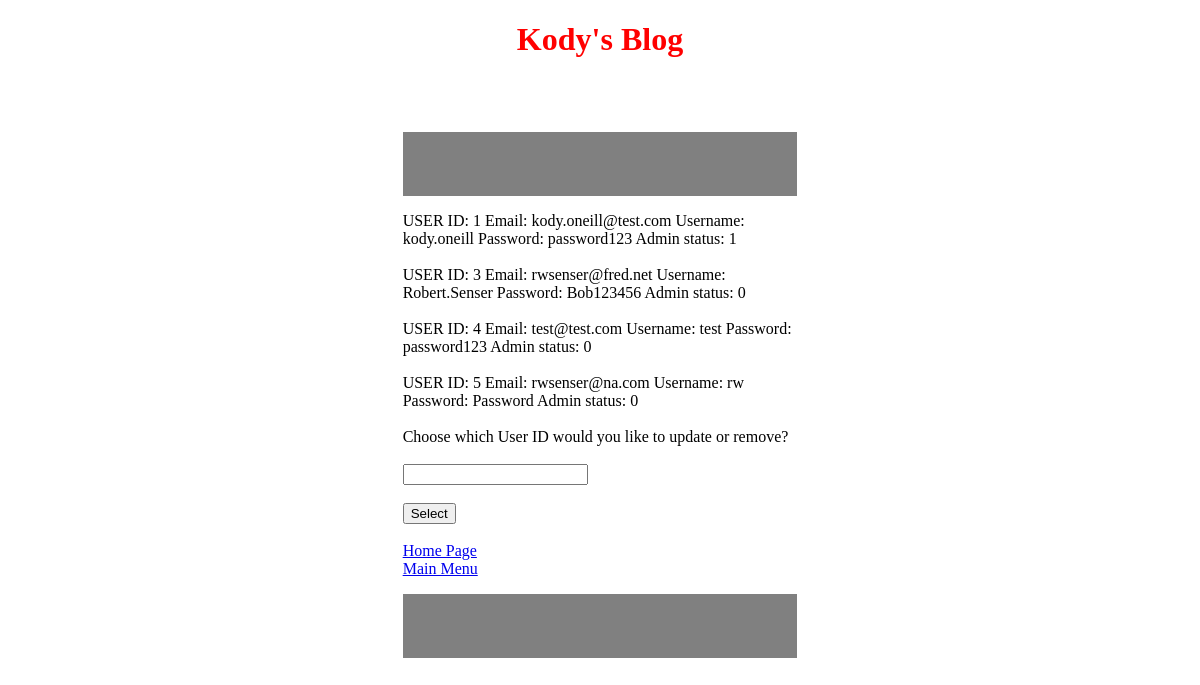
Page /userAdmin.php (signed in) on the committed database.
### tables this page shows
CREATE TABLE `users` (
  `USER_ID` int(11) NOT NULL,
  `email` varchar(100) NOT NULL,
  `username` varchar(100) NOT NULL,
  `password` varchar(100) NOT NULL,
  `LOGIN_ATTEMPTS` int(11) NOT NULL DEFAULT '0',
  `ADMIN` tinyint(1) NOT NULL DEFAULT '0'
);

### userAdmin.php (the view, shortened to what this page needs)
<!DOCTYPE html>
<html>
<head>
<link rel="stylesheet" href="style.css">
</head>
<body>
<h1>Kody's Blog</h1><br><br>
<article>
<p>
<form action="userProfileView.php" method="POST">
<?php
$admin = $_SESSION["ADMIN"];
if($admin == 1){
    $conn = dbconnect();
    $table_name = $_SESSION["TABLE2"];
    $sql = $conn->query("SELECT USER_ID, email, username, password, ADMIN FROM $table_name");
    if($sql->num_rows>0){
        while($row = $sql->fetch_assoc()){
            echo "USER ID: ".$row["USER_ID"]." Email: ".$row["email"]. " Username: " .$row["username"] . " Password: ".
            $row["password"]. " Admin status: ". $row["ADMIN"] . "<br>";
            echo "<br>";
        }
        echo "Choose which User ID would you like to update or remove?" . "<br>" . "<br>";
    }
}else{
    echo "You need to be an administrator to view this page"."<br>";
}
?>
  <input type="number" name="userid" id="userid" min="1" ><br><br>
  <input type="submit" value="Select"><br><br>
</form>
<a href="homePage.php">Home Page</a>
<a href="index.php">Main Menu</a>
</p>
</article>
</body>
</html>

### style.css (style rules this page uses)
body { background-color: white; }
h1 { text-align: center; color: red; }
p { background-color: grey; text-align: center; color: black; border: 2px solid grey; padding: 30px; }

### userAdmin.php (style rules this page uses)
article { display: grid; grid-template-columns: 1fr 1fr 1fr; }
article * { grid-column: 2/3; }

### rows in the picture
users: USER_ID "1", email "kody.oneill@test.com", username "kody.oneill", password "password123", ADMIN "1"
users: USER_ID "3", email "rwsenser@fred.net", username "Robert.Senser", password "Bob123456", ADMIN "0"
users: USER_ID "4", email "test@test.com", username "test", password "password123", ADMIN "0"
users: USER_ID "5", email "rwsenser@na.com", username "rw", password "Password", ADMIN "0"
